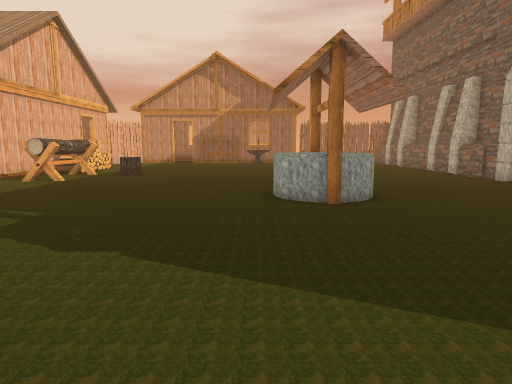
[1] (above)

23 first-person views from a walk through a scene from a Unity 3-D project. The camera is 1.4 m above the floor, tilts 8° down and sees 75° across. The floor is counted in squares, 1 m on a side. Each view is taken from the middle of a square. On the plan, view 1 faces up. The plan holds only what a view shows up to about 15 squares ahead; the rest is blank. The place goes on beyond the plan.

[2]
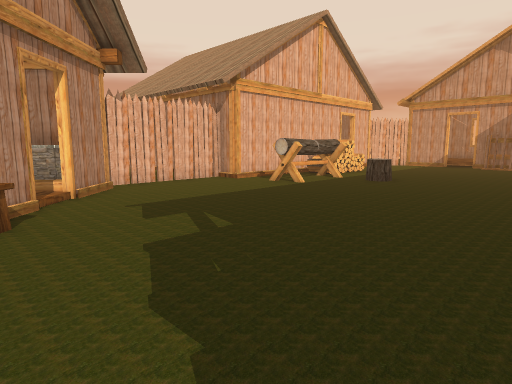

[3]
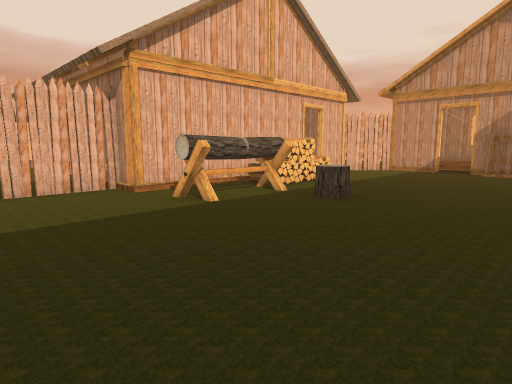

[4]
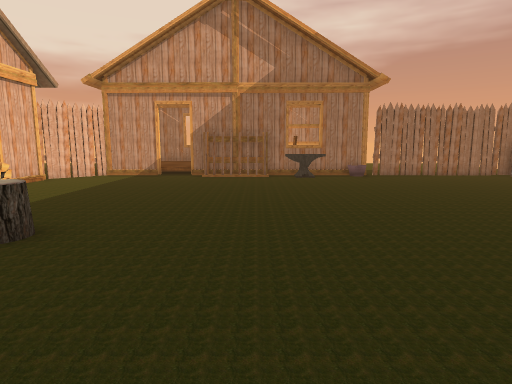

[5]
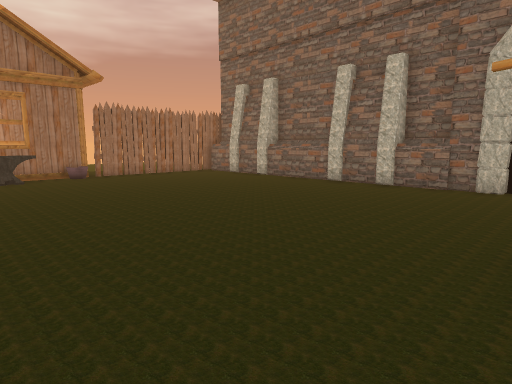

[6]
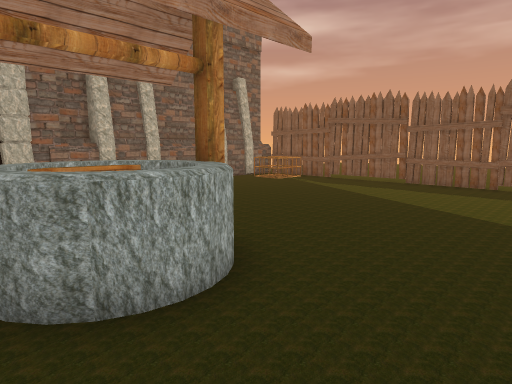

[7]
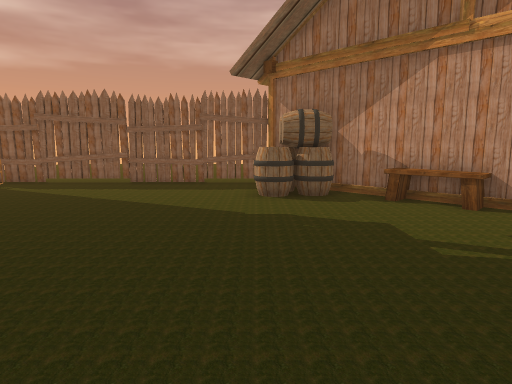

[8]
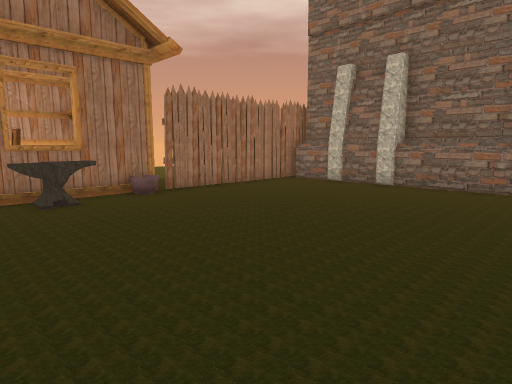

[9]
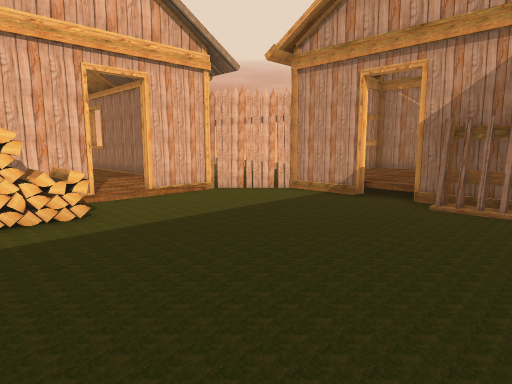

[10]
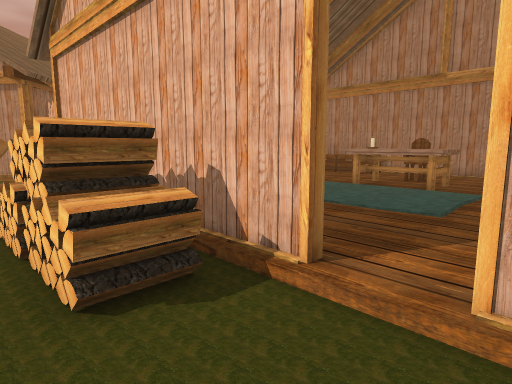

[11]
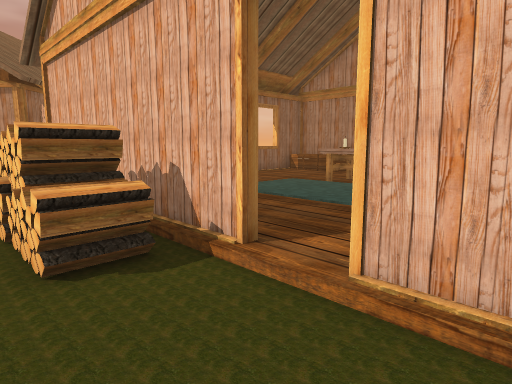

[12]
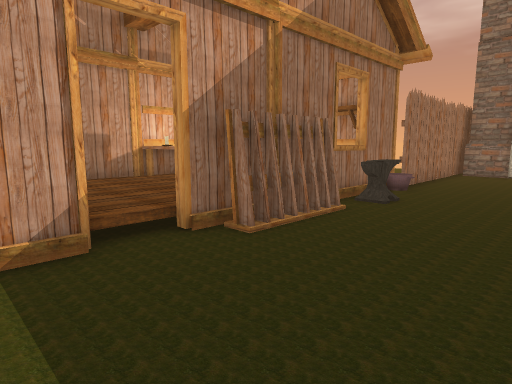

[13]
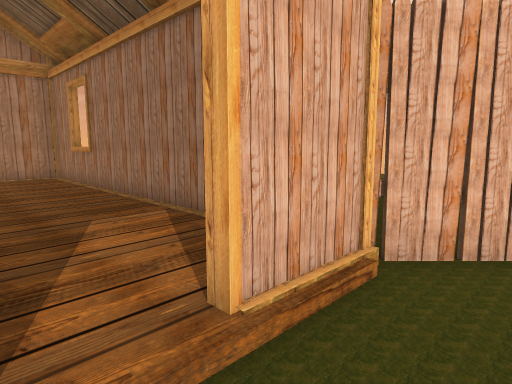

[14]
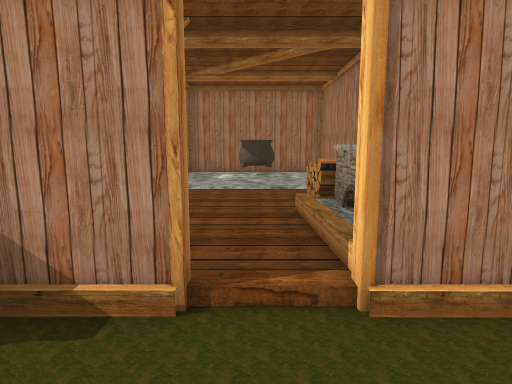

[15]
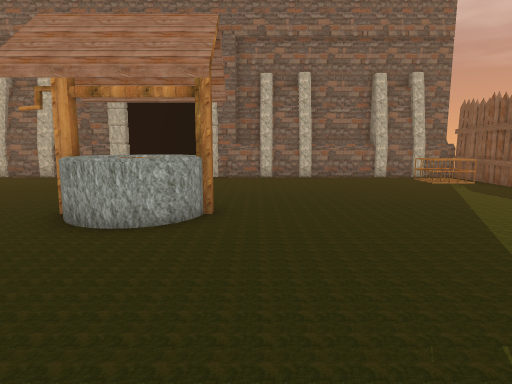

[16]
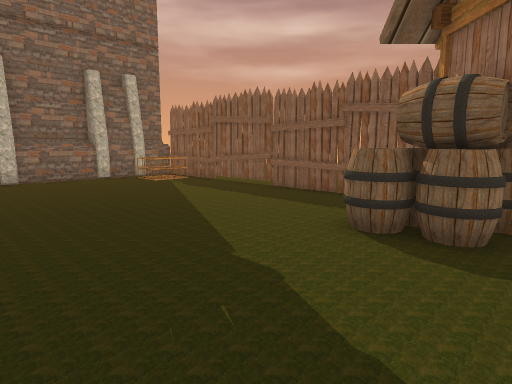

[17]
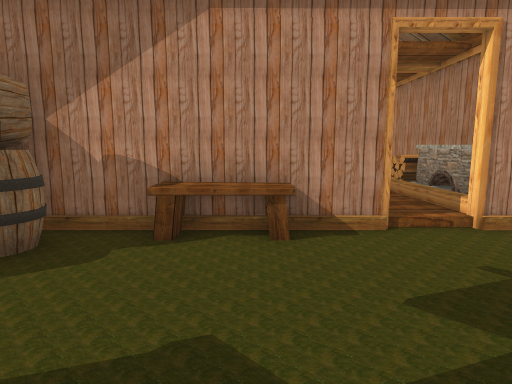

[18]
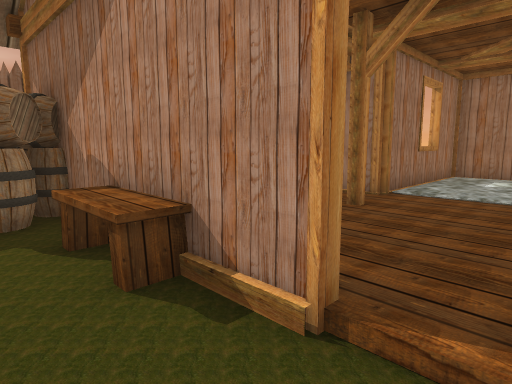

[19]
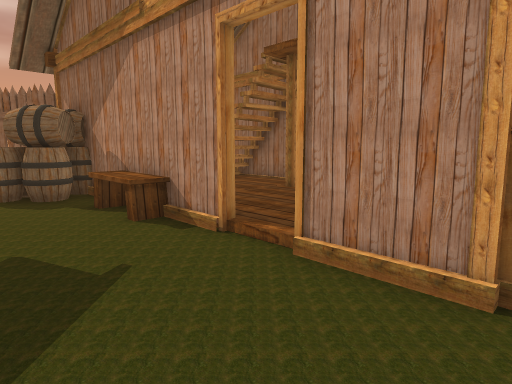

[20]
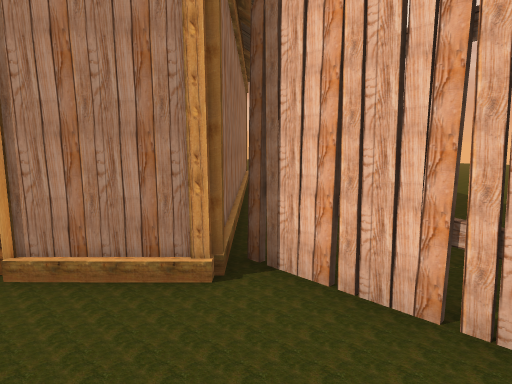

[21]
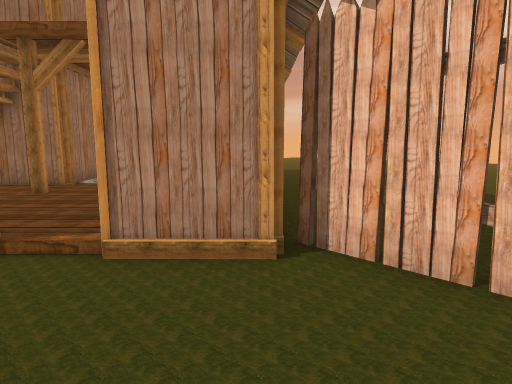

[22]
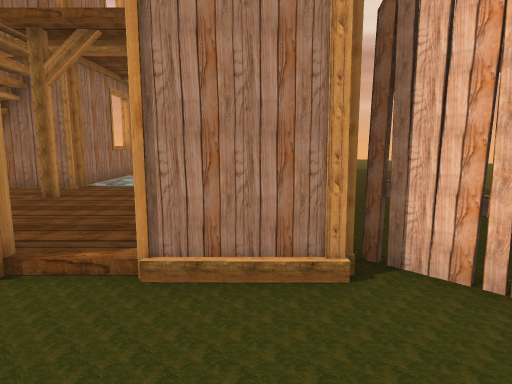

[23]
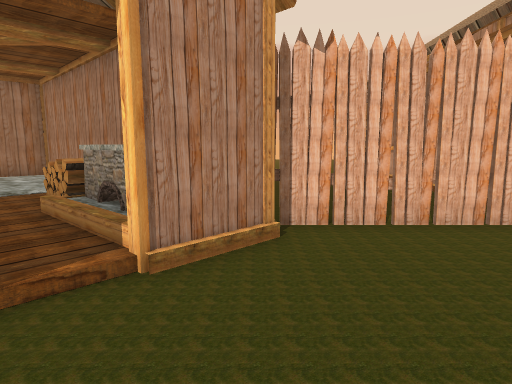

### Floor plan
Key: @ floor where view 1 was taken; # wall or solid block; . main floor; : floor 0.25 m higher than the main floor; + floor 0.5 m higher than the main floor; / step, stairs or slope; ^ raised ledge; H house; W well; F fence; B bench; R rack; A anvil; C cage; E barrel; T table; I chair; O other object.
Columns run from 23 left of view 1 to 11 right of it. Each row starts with its distance up from view 1.
 33               HHH HHTT HHHH
 32               H     TO    O
 31               H     T
 30
 29                           H
 28            ..   +++       H.
 27            ...FHH/HH   HHHHFFFFFFFF
 26             .F.....RRRAAA........#F
 25 HHHHHHHHHHHHF....................^
 24 H           H....................#
 23 H           H....................#
 22             :....................#
 21       :::   H....................^
 20 H   TT::::  HOO..................^
 19 H  ITT::::  HOO..................^
 18 H   OO::::  HOO..................#
 17 H     :::   HOO..................#
 16 OO          H.OO.O...............#
 15 O           H. O.................^
 14             H. O.................#
 13    HH       H.OO.................O
 12    H       F.....................#
 11          ..F.............W ..... #
 10          ..F............WWW..... #
  9     .......F............WWW....  O
  8  ..........F............WW.......#
  7  ...    ...FH....................#
  6        ...HHOH...................#
  5        ..HHOO :H.................#
  4      ...HHOO   HB................^
  3      ..HH OO    BBB..............^
  2      .HH  O      B.EEE...........#
  1     .HH:::        HEEE...........#
  0     HH:::::        EE .@......CC.#
 -1    HH:::::::H        .........CC.^
 -2     H:OO:::HHH       FFFFFFFFFFFF#
 -3      HOO::HH HH       ..  ....
 -4       H# HH   HH

Positions as (right, up) in squares from view 1, and headings:
1: (0, 0), facing up
2: (0, 3), facing up-left
3: (-1, 8), facing up-left
4: (-2, 11), facing up
5: (-2, 11), facing up-right
6: (-2, 11), facing down-right
7: (-2, 11), facing down
8: (-2, 17), facing up-right
9: (-2, 18), facing up-left
10: (-8, 23), facing down-left
11: (-8, 24), facing down-left
12: (-8, 22), facing up-right
13: (-9, 21), facing up-left
14: (-7, 7), facing down-left
15: (-5, 7), facing right
16: (-5, 7), facing down-right
17: (-3, 7), facing down-left
18: (-8, 7), facing down
19: (-9, 10), facing down
20: (-9, 10), facing down-left
21: (-8, 10), facing down-left
22: (-8, 9), facing down-left
23: (-6, 7), facing left
